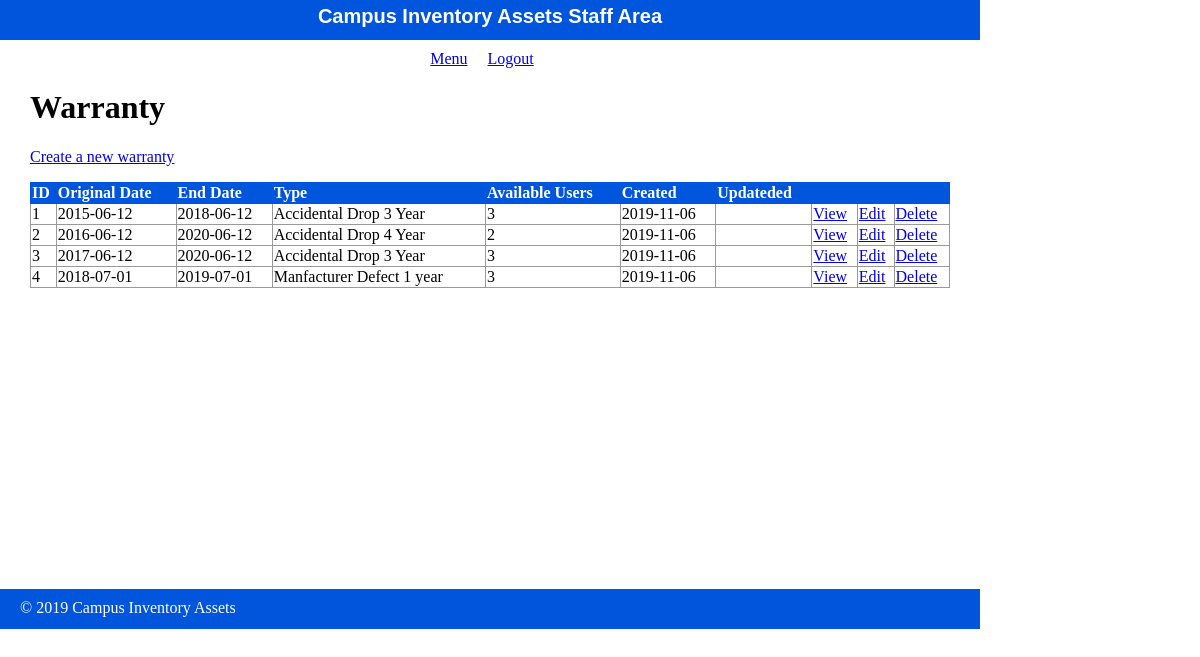
The page /admin/warranty/index.php on the database its author committed.
### tables this page shows
CREATE TABLE warranty(
   warranty_id int(4) PRIMARY KEY,
   war_originalDate date,
   war_endDate date, 
   war_type varchar(250),
   war_available_uses int(3),
   war_create_date date,
   war_update_date date
);

### private/functions.php (called while the page is built, shortened)
<?php
$db = db_connect();
function url_for($script_path) {
  return WWW_ROOT . $script_path;
}
function u($string="") {
  return urlencode($string);
}
function h($string="") {
  return htmlspecialchars($string);
}
function query($sql){
  global $db;
  $result = mysqli_query($db, $sql);
  return $result;
}
?>

### public/admin/warranty/index.php (the view, shortened to what this page needs)
<?php
include(SHARED_PATH . '/admin_header.php');
$sql ="select * from warranty";
$advisor_set = query($sql);
?>
<div id="content">
  <div class="pages listing">
    <h1>Warranty</h1>
    <div class="actions">
      <a class="action" href="<?php echo url_for('/admin/warranty/new.php'); ?>">Create a new warranty</a>
    </div>
  	<table class="list">
  	  <tr>
        <th>ID</th>
        <th>Original Date</th>
        <th>End Date</th>
        <th>Type</th>
  	    <th>Available Users</th>
        <th>Created</th>
        <th>Updateded</th>
  	    <th>&nbsp;</th>
  	    <th>&nbsp;</th>
        <th>&nbsp;</th>
  	  </tr>
      <?php while($index = mysqli_fetch_assoc($advisor_set)) { ?>
        <tr>
          <td><?php echo h($index['warranty_id']); ?></td>
          <td><?php echo h($index['war_originalDate']); ?></td>
    	    <td><?php echo h($index['war_endDate']); ?></td>
          <td><?php echo h($index['war_type']); ?></td>
          <td><?php echo h($index['war_available_uses']); ?></td>
          <td><?php echo h($index['war_create_date']); ?></td>
          <td><?php echo h($index['war_update_date']); ?></td>
          <td><a class="action" href="<?php echo url_for('/admin/warranty/show.php?id=' . h(u($index['warranty_id']))); ?>">View</a></td>
          <td><a class="action" href="<?php echo url_for('/admin/warranty/edit.php?id=' . h(u($index['warranty_id']))); ?>">Edit</a></td>
          <td><a class="action" href="<?php echo url_for('/admin/warranty/delete.php?id=' . h(u($index['warranty_id']))); ?>">Delete</a></td>
    	  </tr>
      <?php } ?>
  	</table>
  </div>
</div>
<?php include(SHARED_PATH . '/admin_footer.php'); ?>

### public/stylesheets/staff.css (style rules this page uses)
html { height: 100%; width: 100%; }
body { height: 980px; width: 100%; margin: 0; padding: 0; }
#content { width: 920px; min-height: 500px; padding: 0 30px; }
.actions { margin-bottom: 1em; }
table { border-collapse: collapse; vertical-align: top; }
table.list { width: 100%; }
table.list tr td { border: 1px solid #999999; }
table.list tr th { border: 1px solid #0055DD; background: #0055DD; color: white; text-align: left; }

### rows shown on the page
warranty: warranty_id "1", war_originalDate "2015-06-12", war_endDate "2018-06-12", war_type "Accidental Drop 3 Year", war_available_uses "3", war_create_date "2019-11-06"
warranty: warranty_id "2", war_originalDate "2016-06-12", war_endDate "2020-06-12", war_type "Accidental Drop 4 Year", war_available_uses "2", war_create_date "2019-11-06"
warranty: warranty_id "3", war_originalDate "2017-06-12", war_endDate "2020-06-12", war_type "Accidental Drop 3 Year", war_available_uses "3", war_create_date "2019-11-06"
warranty: warranty_id "4", war_originalDate "2018-07-01", war_endDate "2019-07-01", war_type "Manfacturer Defect 1 year", war_available_uses "3", war_create_date "2019-11-06"
